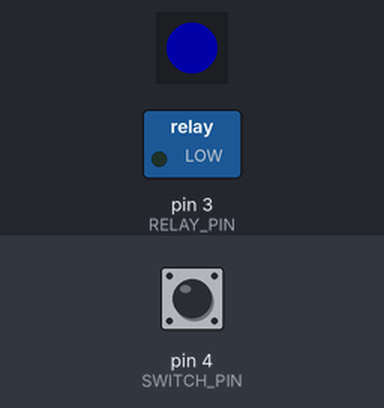
The sketch below on a simulated Arduino Uno, built with avr-gcc and run on an emulated ATmega328P. Parts: 1 RGB LEDs in strip order, left to right, switched loads named in the sketch (green lamp = pin HIGH). Dashed ring = blinking. The inputs (shaded band) are chosen by the test bench; at power-on: pin 4 (SWITCH_PIN) LOW. Dim RGB values are drawn brighter than linear.

Above: at 1.26 s.
1.3 s: pin 4 (SWITCH_PIN) pulled HIGH for 0.15 s
At 1.51 s:
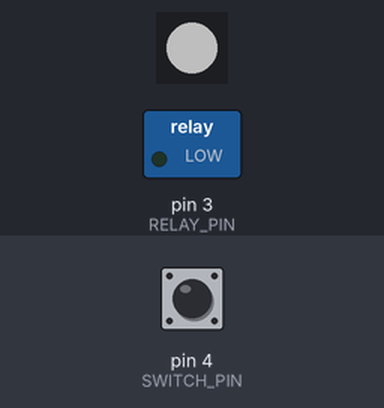
4.3 s: pin 4 (SWITCH_PIN) pulled HIGH for 1 s
At 4.44 s:
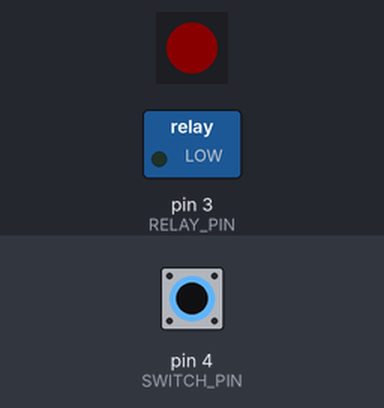
7.3 s: pin 4 (SWITCH_PIN) pulled HIGH for 3.2 s
At 8.51 s:
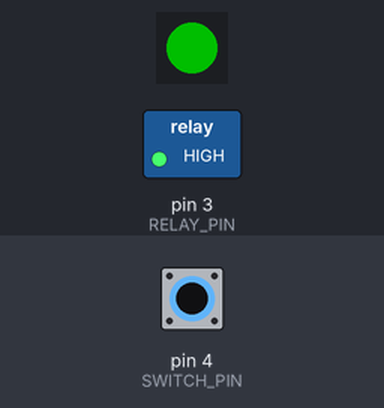
Timing chart, 0 to 18.0 s (numbered marks = the images above; inputs shaded):
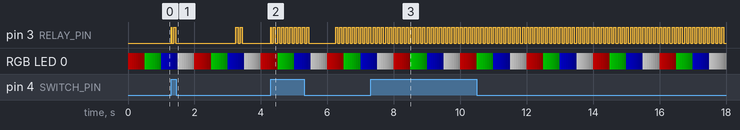

Measured:
- by itself, pin 3 (RELAY_PIN): alternates HIGH for 0.06 s and LOW for 0.06 s

The sketch:

relay_beat_box_v1.ino
```cpp
#include <Adafruit_NeoPixel.h>

#define SWITCH_PIN 4
#define RELAY_PIN 3
#define NEOPIXEL_PIN 2

const float BPM = 120 * 8;
const float BeatPerMillis = BPM / 60 / 1000;

Adafruit_NeoPixel led = Adafruit_NeoPixel(
  1, NEOPIXEL_PIN, NEO_GRBW + NEO_KHZ800);

bool beat[16];

void setup() {
  pinMode(RELAY_PIN, OUTPUT);
  pinMode(SWITCH_PIN, INPUT);
  led.begin();
}

void loop() {
  unsigned long now = millis();
  unsigned long counter = now * BeatPerMillis;
  bool on_beat = counter % 2 == 0;

  bool should_beat = beat[(counter / 2) % 16] && on_beat;
  digitalWrite(RELAY_PIN, should_beat ? HIGH : LOW);

  if (digitalRead(SWITCH_PIN) && on_beat) {
    beat[(counter / 2) % 16] = true;
  }

  // LED rhythm indication
  int c1 = counter / 8 % 4;
  int c2 = 8 - counter % 8;
  led.setPixelColor(0, led.Color(
    c2 * 10 * (c1 == 0 || c1 == 3 ? 1 : 0),
    c2 * 10 * (c1 == 1 || c1 == 3 ? 1 : 0),
    c2 * 10 * (c1 == 2 || c1 == 3 ? 1 : 0)));
  led.show();
}
```
